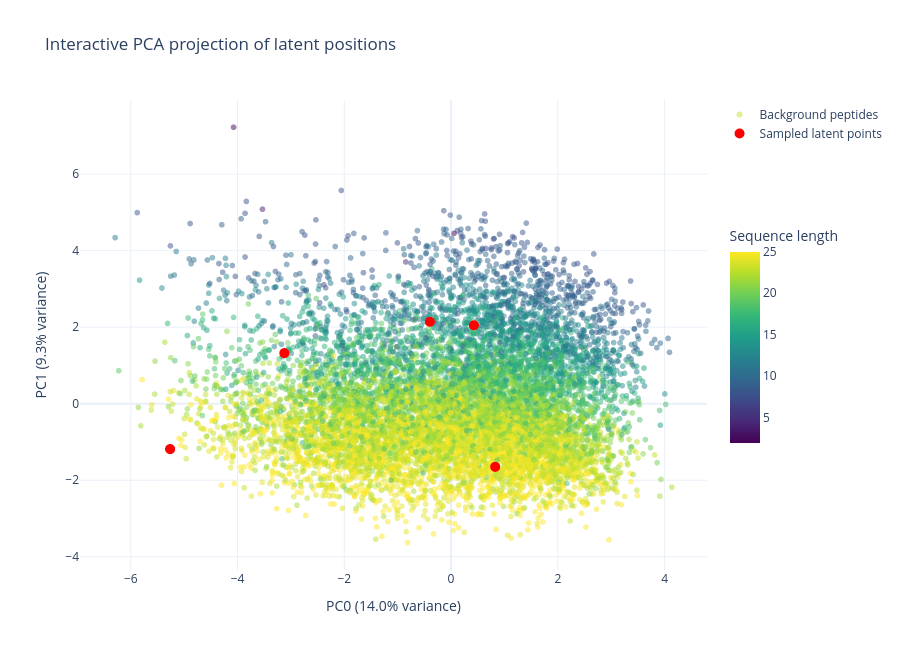

Notebook code for this chart:
### Code cell
PCA_COMPONENTS = (0, 1)  # PCA components to plot

pca = PCA(n_components=64)
latent_background_projected = pca.fit_transform(
    latent_background.detach().cpu().numpy()
)

# Mean and variance in PCA space
mean = np.zeros(pca.n_components_)
variance = pca.explained_variance_

# Sample PCA coordinates
n_samples = 5

sampled_latent_points = np.random.normal(
    loc=mean,
    scale=np.sqrt(variance),
    size=(n_samples, pca.n_components_),
)

fig = go.Figure()

background_lengths = [len(peptide) for peptide in background_peptides]

fig.add_trace(
    go.Scattergl(
        x=latent_background_projected[:, PCA_COMPONENTS[0]],
        y=latent_background_projected[:, PCA_COMPONENTS[1]],
        mode="markers",
        name="Background peptides",
        marker={
            "size": 6,
            "opacity": 0.5,
            "color": background_lengths,
            "colorscale": "Viridis",
            "colorbar": {
                "title": "Sequence length",
                "len": 0.5,
                "y": 0.5,
                "yanchor": "middle",
                "x": 1.02,
            },
        },
        customdata=[
            (sequence, length)
            for sequence, length in zip(background_peptides, background_lengths)
        ],
        hovertemplate=(
            "Sequence: %{customdata[0]}<br>"
            "Length: %{customdata[1]}<br>"
            f"PC{PCA_COMPONENTS[0]}: " + "%{x:.4f}<br>"
            f"PC{PCA_COMPONENTS[1]}: " + "%{y:.4f}<extra></extra>"
        ),
    )
)

fig.add_trace(
    go.Scattergl(
        x=sampled_latent_points[:, PCA_COMPONENTS[0]],
        y=sampled_latent_points[:, PCA_COMPONENTS[1]],
        mode="markers",
        name="Sampled latent points",
        marker={
            "size": 10,
            "opacity": 1,
            "color": "red",
        },
        hovertemplate=(
            "Sampled latent point<br>"
            f"PC{PCA_COMPONENTS[0]}: " + "%{x:.4f}<br>"
            f"PC{PCA_COMPONENTS[1]}: " + "%{y:.4f}<extra></extra>"
        ),
    )
)

fig.update_layout(
    title="Interactive PCA projection of latent positions",
    xaxis_title=f"PC{PCA_COMPONENTS[0]} ({pca.explained_variance_ratio_[0]:.1%} variance)",
    yaxis_title=f"PC{PCA_COMPONENTS[1]} ({pca.explained_variance_ratio_[1]:.1%} variance)",
    template="plotly_white",
    width=900,
    height=650,
)

fig.show()

### Figure 1 — Plotly figure (JSON) as saved in the notebook; plotly's stock layout.template omitted (floating-point values rounded to 4 significant figures; data arrays with more than 128 entries replaced by an {"elided": "..."} marker saying what was removed)
{"data": [{"customdata": {"elided": "10000x2 mixed values"}, "hovertemplate": "Sequence: %{customdata[0]}<br>Length: %{customdata[1]}<br>PC0: %{x:.4f}<br>PC1: %{y:.4f}<extra></extra>", "marker": {"color": {"elided": "10000 int values"}, "colorbar": {"len": 0.5, "title": {"text": "Sequence length"}, "x": 1.02, "y": 0.5, "yanchor": "middle"}, "colorscale": [[0, "#440154"], [0.1111, "#482878"], [0.2222, "#3e4989"], [0.3333, "#31688e"], [0.4444, "#26828e"], [0.5556, "#1f9e89"], [0.6667, "#35b779"], [0.7778, "#6ece58"], [0.8889, "#b5de2b"], [1, "#fde725"]], "opacity": 0.5, "size": 6}, "mode": "markers", "name": "Background peptides", "type": "scattergl", "x": {"elided": "10000 float values"}, "y": {"elided": "10000 float values"}}, {"hovertemplate": "Sampled latent point<br>PC0: %{x:.4f}<br>PC1: %{y:.4f}<extra></extra>", "marker": {"color": "red", "opacity": 1, "size": 10}, "mode": "markers", "name": "Sampled latent points", "type": "scattergl", "x": [-0.3975, 0.4274, -5.263, -3.124, 0.8267], "y": [2.141, 2.05, -1.186, 1.322, -1.65]}], "layout": {"height": 650, "title": {"text": "Interactive PCA projection of latent positions"}, "width": 900, "xaxis": {"title": {"text": "PC0 (14.0% variance)"}}, "yaxis": {"title": {"text": "PC1 (9.3% variance)"}}}}
